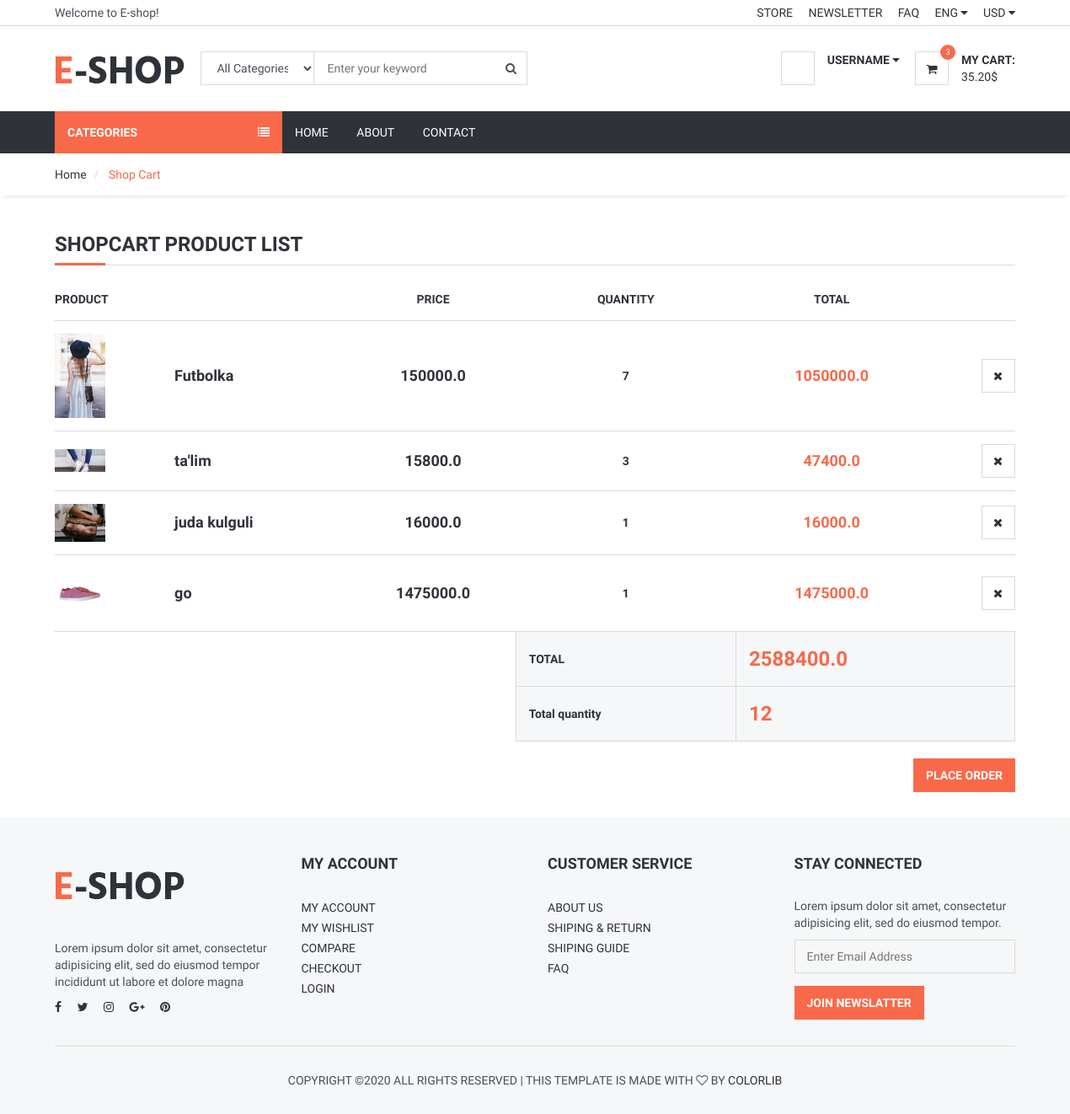
The page /shopcart/ (signed in) on the database its author committed.
### order/models.py (models this page shows, shortened)
class ShopCart(models.Model):
    user = models.ForeignKey(User, on_delete=models.SET_NULL, null=True)
    product = models.ForeignKey(Product, on_delete=models.SET_NULL, null=True)
    quantity = models.IntegerField()
    @property
    def amount(self):
        return (self.quantity * self.product.price)

### product/models.py (models this page shows, shortened)
class Product(models.Model):
    STATUS = (
        ('True', 'Mavjud'),
        ('False', 'Mavjud Emas'),
    )
    category = models.ForeignKey(Category, on_delete=models.CASCADE)
    title = models.CharField(max_length=255, unique=True)
    keywords = models.CharField(max_length=255, unique=True)
    description = models.TextField(blank=True)
    image = models.ImageField(blank=True, upload_to='images/')
    price = models.FloatField()
    amount = models.IntegerField()
    minamount = models.IntegerField()
    detail = RichTextUploadingField()
    status = models.CharField(max_length=15, choices=STATUS)
    slug = models.SlugField(null=False, unique=True)
    create_at = models.DateTimeField(auto_now_add=True)
    update_at = models.DateTimeField(auto_now=True)
    def __str__(self):
        return self.title
    def image_tag(self):
        return mark_safe('<img src="{}" height="50">'.format(self.image.url))
    image_tag.short_description = 'Image'

### order/views.py (the view)
# urls.py: path('shopcart/', OrderViews.shopcart, name='shopcart'),
def shopcart(request):
    category = Category.objects.all()
    current_user = request.user
    shopcart = ShopCart.objects.filter(user_id=current_user.id)
    total = 0
    total_qty = 0
    for rs in shopcart:
        total_qty +=rs.quantity
        total += rs.product.price * rs.quantity
    context = {
        'shopcart': shopcart,
        'category': category,
        'total': total,
        'total_qty': total_qty,
    }
    return render(request, 'shopcart.html', context)

### order/templates/shopcart.html (shortened to what this page needs)
{% extends 'homebase.html'%}
{% load static %}
{% block sidebar %}{% include 'sidebar.html' %} {% endblock %}
{% block body %}
	<div id="breadcrumb">
		<div class="container">
			<ul class="breadcrumb">
				<li><a href="/">Home</a></li>
				<li class="active"> Shop Cart  </li>
			</ul>
		</div>
	</div>
	<div class="section">
		<div class="container">
			<div class="row">
                    <div class="col-md-12">
						<div class="order-summary clearfix">
							<div class="section-title">
								<h3 class="title">Shopcart Product List</h3>
							</div>
							<table class="shopping-cart-table table">
								<thead>
									<tr>
										<th>Product</th>
										<th></th>
										<th class="text-center">Price</th>
										<th class="text-center">Quantity</th>
										<th class="text-center">Total</th>
										<th class="text-right"></th>
									</tr>
								</thead>
								<tbody>
                                {% for rs in shopcart %}
									<tr>
										<td class="thumb"><img src="{{ rs.product.image.url }}" alt=""></td>
										<td class="details">
											<a href="/product/{{ rs.product.id }}/{{ rs.product.slug }}">{{ rs.product}}</a>
										</td>
										<td class="price text-center"><strong>{{rs.product.price}}</strong><br></td>
                                        <td class="qty text-center"><strong>{{ rs.quantity }} </strong></td>
										<td class="total text-center"><strong class="primary-color">{{rs.amount}}</strong></td>
                                        <td class="text-right"><a href="/order/deletefromcart/{{ rs.id }}" onclick="return confirm('Delete! Are you sure?')" class="main-btn icon-btn"><i class="fa fa-close"></i></a></td>
									</tr>
                                {% endfor %}
								</tbody>
								<tfoot>
									<tr>
										<th class="empty" colspan="3"></th>
										<th>TOTAL</th>
										<th colspan="2" class="total">{{total}}</th>
									</tr>
                                    <tr>
										<th class="empty" colspan="3"></th>
										<th>Total quantity</th>
										<th colspan="2" class="total">{{total_qty}}</th>
									</tr>
								</tfoot>
							</table>
							<div class="pull-right">
								<a href="/order/orderproduct" class="primary-btn">Place Order</a>
							</div>
						</div>
					</div>
			</div>
		</div>
	</div>
 {% endblock %}
{% block footer %}{% include 'footer.html' %} {% endblock %}

### home/templates/homebase.html (shortened to what this page needs)
<!DOCTYPE html>
<html lang="en">
<head>
    {% load static %}
	<link type="text/css" rel="stylesheet" href="{% static 'css/bootstrap.min.css' %}" />
	<link type="text/css" rel="stylesheet" href="{% static 'css/slick.css' %}" />
	<link type="text/css" rel="stylesheet" href="{% static 'css/slick-theme.css'%}" />
	<link type="text/css" rel="stylesheet" href="{% static 'css/nouislider.min.css' %}" />
	<link rel="stylesheet" href="{% static 'css/font-awesome.min.css'%}">
	<link type="text/css" rel="stylesheet" href="{% static 'css/style.css'%}" />
</head>
<body>
    {% include 'header.html' %}
    {% block sidebar %} {% endblock %}
    {% block body %} {% endblock %}
    {% block footer %} {% endblock %}
</body>
</html>

### home/templates/header.html (shortened to what this page needs)
{% load static %}
	<header>
		<div id="top-header">
			<div class="container">
				<div class="pull-left">
					<span>Welcome to E-shop!</span>
				</div>
				<div class="pull-right">
					<ul class="header-top-links">
						<li><a href="#">Store</a></li>
						<li><a href="#">Newsletter</a></li>
						<li><a href="#">FAQ</a></li>
						<li class="dropdown default-dropdown">
							<a class="dropdown-toggle" data-toggle="dropdown" aria-expanded="true">ENG <i class="fa fa-caret-down"></i></a>
						</li>
						<li class="dropdown default-dropdown">
							<a class="dropdown-toggle" data-toggle="dropdown" aria-expanded="true">USD <i class="fa fa-caret-down"></i></a>
						</li>
					</ul>
				</div>
			</div>
		</div>
		<div id="header">
			<div class="container">
				<div class="pull-left">
					<div class="header-logo">
						<a class="logo" href="#">
							<img src="{% static './img/logo.png' %}" alt="">
						</a>
					</div>
					<div class="header-search">
						<form action="/search/" method="post">
							<input id="query" name="query" class="input search-input" type="text" placeholder="Enter your keyword">
							<select name="catid" class="input search-categories">
								<option value="0">All Categories</option>
                                {% load mptt_tags %}
							</select>
							<button class="search-btn"><i class="fa fa-search"></i></button>
						</form>
					</div>
				</div>
				<div class="pull-right">
					<ul class="header-btns">
						<li class="header-account dropdown default-dropdown">
                            {% if user.id is not None %}
						    	<div class="dropdown-toggle" role="button" data-toggle="dropdown" aria-expanded="true">
						    		<div class="header-btns-icon">
							    	</div>
							    	<strong class="text-uppercase">{{ user }} <i class="fa fa-caret-down"></i></strong>
							    </div>
                            {% else %}
							    <a href="/login/" class="text-uppercase">Login</a> / <a href="/signup/" class="text-uppercase">Sign Up</a>
							{% endif %}
						</li>
						<li class="header-cart dropdown default-dropdown">
							<a href="/shopcart/">
								<div class="header-btns-icon">
									<i class="fa fa-shopping-cart"></i>
									<span class="qty">3</span>
								</div>
								<strong class="text-uppercase">My Cart:</strong>
								<br>
								<span>35.20$</span>
							</a>
						</li>
					</ul>
				</div>
			</div>
		</div>
	</header>

### home/templates/sidebar.html (shortened to what this page needs)
{% load static %}
{% load mptt_tags %}
	<div id="navigation">
		<div class="container">
			<div id="responsive-nav">
                {% if page %}
				<div class="category-nav">
				{% else %}
                <div class="category-nav show-on-click">
                {% endif %}
					<span class="category-header">Categories <i class="fa fa-list"></i></span>
				</div>
				<div class="menu-nav">
					<ul class="menu-list">
						<li><a href="/">Home</a></li>
						<li><a href="/about">About</a></li>
						<li><a href="/contact">Contact</a></li>
					</ul>
				</div>
			</div>
		</div>
	</div>

### home/templates/footer.html (shortened to what this page needs)
{% load static %}
	<footer id="footer" class="section section-grey">
		<div class="container">
			<div class="row">
				<div class="col-md-3 col-sm-6 col-xs-6">
					<div class="footer">
						<div class="footer-logo">
							<a class="logo" href="#">
		            <img src="./img/logo.png" alt="">
		          </a>
						</div>
						<p>Lorem ipsum dolor sit amet, consectetur adipisicing elit, sed do eiusmod tempor incididunt ut labore et dolore magna</p>
						<ul class="footer-social">
							<li><a href="#"><i class="fa fa-facebook"></i></a></li>
							<li><a href="#"><i class="fa fa-twitter"></i></a></li>
							<li><a href="#"><i class="fa fa-instagram"></i></a></li>
							<li><a href="#"><i class="fa fa-google-plus"></i></a></li>
							<li><a href="#"><i class="fa fa-pinterest"></i></a></li>
						</ul>
					</div>
				</div>
				<div class="col-md-3 col-sm-6 col-xs-6">
					<div class="footer">
						<h3 class="footer-header">My Account</h3>
						<ul class="list-links">
							<li><a href="#">My Account</a></li>
							<li><a href="#">My Wishlist</a></li>
							<li><a href="#">Compare</a></li>
							<li><a href="#">Checkout</a></li>
							<li><a href="#">Login</a></li>
						</ul>
					</div>
				</div>
				<div class="col-md-3 col-sm-6 col-xs-6">
					<div class="footer">
						<h3 class="footer-header">Customer Service</h3>
						<ul class="list-links">
							<li><a href="#">About Us</a></li>
							<li><a href="#">Shiping & Return</a></li>
							<li><a href="#">Shiping Guide</a></li>
							<li><a href="#">FAQ</a></li>
						</ul>
					</div>
				</div>
				<div class="col-md-3 col-sm-6 col-xs-6">
					<div class="footer">
						<h3 class="footer-header">Stay Connected</h3>
						<p>Lorem ipsum dolor sit amet, consectetur adipisicing elit, sed do eiusmod tempor.</p>
						<form>
							<div class="form-group">
								<input class="input" placeholder="Enter Email Address">
							</div>
							<button class="primary-btn">Join Newslatter</button>
						</form>
					</div>
				</div>
			</div>
			<hr>
			<div class="row">
				<div class="col-md-8 col-md-offset-2 text-center">
					<div class="footer-copyright">
						Copyright &copy;<script>document.write(new Date().getFullYear());</script> All rights reserved | This template is made with <i class="fa fa-heart-o" aria-hidden="true"></i> by <a href="https://colorlib.com" target="_blank">Colorlib</a>
					</div>
				</div>
			</div>
		</div>
	</footer>

### rows shown on the page
ShopCart: product.image (picture), product "Futbolka", product.price "150000.0", quantity "7", amount "1050000.0"
ShopCart: product.image (picture), product "ta'lim", product.price "15800.0", quantity "3", amount "47400.0"
ShopCart: product.image (picture), product "juda kulguli", product.price "16000.0", quantity "1", amount "16000.0"
ShopCart: product.image (picture), product "go", product.price "1475000.0", quantity "1", amount "1475000.0"

### other values the page prints
{{ user }} "USERNAME"
{{ total }} "2588400.0"
{{ total_qty }} "12"
